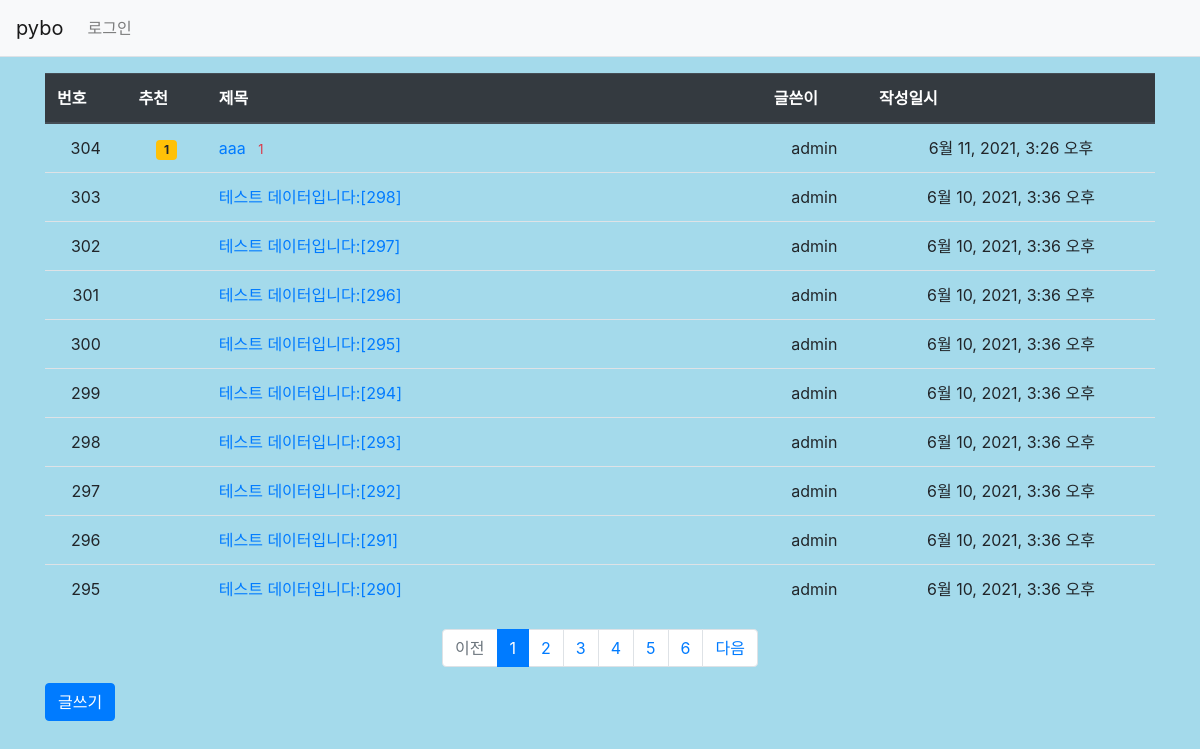
The page /pybo/ on the database as committed earlier.
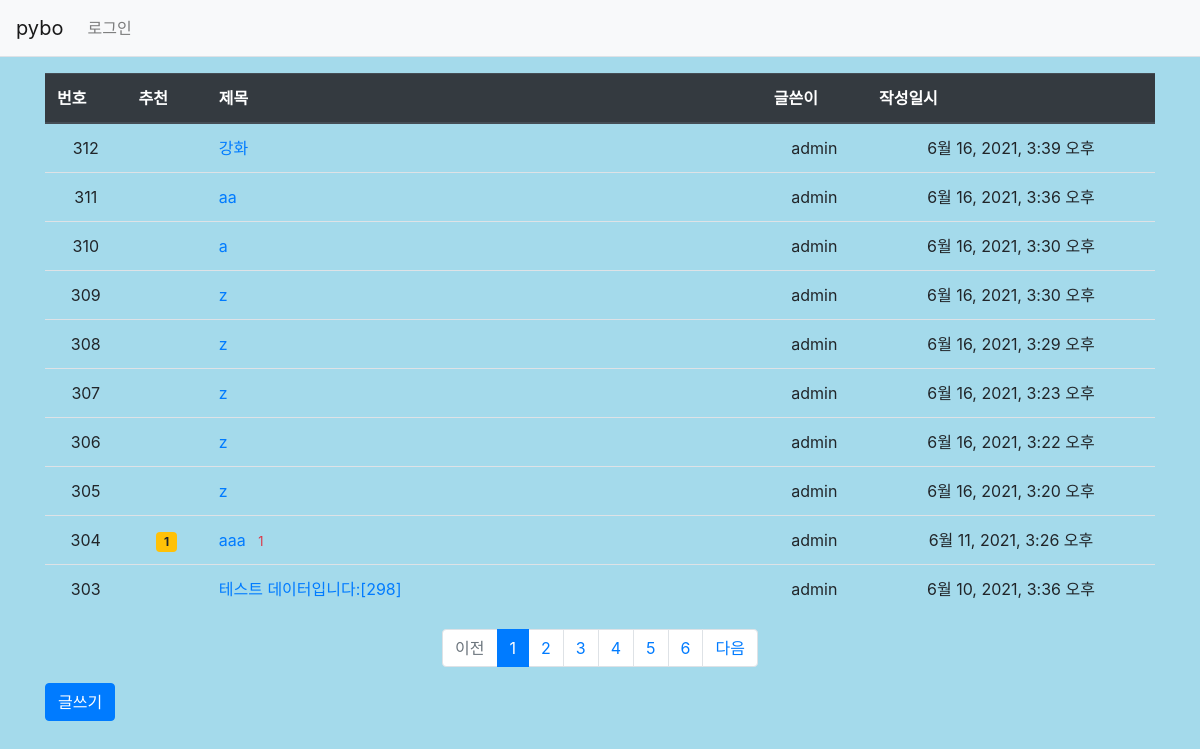
The same page on the database as committed later.
### pybo/models.py (models this page shows, shortened)
class Question(models.Model):
    author = models.ForeignKey(User, on_delete=models.CASCADE, related_name='author_question')
    subject = models.CharField(max_length=200)
    content = models.TextField()
    create_date = models.DateTimeField()
    modify_date = models.DateTimeField(null=True, blank=True)
    voter = models.ManyToManyField(User, related_name='voter_question')
    image = models.ImageField(upload_to='images/', blank=True, null=True)

### pybo/views/base_views.py (the view)
# urls.py: path('', base_views.index, name='index'),  # '/' 에 해당되는 path
def index(request):
    page = request.GET.get('page','1') # 페이지
    question_list = Question.objects.order_by('-create_date')
    paginator = Paginator(question_list, 10) #페이지당 10개씩 보여주기
    page_obj = paginator.get_page(page)
    context = {'question_list': page_obj}
    return render(request, 'pybo/question_list.html', context)

### pybo/templatetags/pybo_filter.py (called while the page is built)
@register.filter
def sub(value, arg):
    return value - arg

### templates/pybo/question_list.html
{% extends 'base.html' %}
{% block content %}
{% load pybo_filter %}
<div class="container my-3">
    <table class="table">
        <thead>
        <tr class="text center thead-dark">
            <th>번호</th>
            <th>추천</th>
            <th style="width:50%">제목</th>
            <th>글쓴이</th>
            <th>작성일시</th>
        </tr>
        </thead>
        <tbody>
        {% if question_list %}
        {% for question in question_list %}
        <tr class = "text-center">
            <td>{{ question_list.paginator.count|sub:question_list.start_index|sub:forloop.counter0|add:1 }}</td>
            <td>
                {% if question.voter.all.count > 0 %}
                <span class="badge badge-warning px-2 py-1">{{ question.voter.all.count }}</span>
                {% endif %}
            </td>
            <td class="text-left">
                <a href="{% url 'pybo:detail' question.id %}">{{ question.subject }}
                    {% if question.answer_set.count > 0 %}
                    <span class="text-danger small ml-2">
                        {{ question.answer_set.count }}
                    </span>
                    {% endif %}
                </a>
            </td>
            <td>{{ question.author.username }}</td>
            <td>{{ question.create_date }}</td>
        </tr>
        {% endfor %}
        {% else %}
        <tr>
            <td colspan="3">게시물이 없습니다.</td>
        </tr>
        {% endif %}
        </tbody>
    </table>
    <ul class="pagination justify-content-center">
        {% if question_list.has_previous %}
        <li class="page-item">
            <a class="page-link" href="?page={{ question_list.previous_page_number }}">이전</a>
        </li>
        {% else %}
        <li class="page-item disabled">
            <a class="page-link" tabindex="-1" aria-disabled="true" href="#">이전</a>
        </li>
        {% endif %}
        {% for page_number in question_list.paginator.page_range %}
        {% if page_number >= question_list.number|add:-5 and page_number <= question_list.number|add:5 %}
            {% if page_number == question_list.number %}
            <li class="page-item active" aria-current="page">
                <a class="page-link" href="?page={{ page_number }}">{{ page_number }}</a>
            </li>
            {% else %}
            <li class="page-item">
                <a class="page-link" href="?page={{ page_number }}">{{ page_number }}</a>
            </li>
            {% endif %}
        {% endif %}
        {% endfor %}
        {% if question_list.has_next %}
        <li class="page-item">
            <a class="page-link" href="?page={{ question_list.next_page_number }}">다음</a>
        </li>
        {% else %}
        <li class="page-item disabled">
            <a class="page-link" tabindex="-1" aria-disabled="true" href="#">다음</a>
        </li>
        {% endif %}
    </ul>
    <a href="{% url 'pybo:question_create' %}" class="btn btn-primary">
        글쓰기
    </a>
</div>
{% endblock %}

Rows that differ between the two databases and show on the page:
no longer on this page (row unchanged): Question: paginator.count|sub "302", subject "테스트 데이터입니다:[297]", author.username "admin", create_date "6월 10, 2021, 3:36 오후"
no longer on this page (row unchanged): Question: paginator.count|sub "301", subject "테스트 데이터입니다:[296]", author.username "admin", create_date "6월 10, 2021, 3:36 오후"
no longer on this page (row unchanged): Question: paginator.count|sub "300", subject "테스트 데이터입니다:[295]", author.username "admin", create_date "6월 10, 2021, 3:36 오후"
no longer on this page (row unchanged): Question: paginator.count|sub "299", subject "테스트 데이터입니다:[294]", author.username "admin", create_date "6월 10, 2021, 3:36 오후"
no longer on this page (row unchanged): Question: paginator.count|sub "298", subject "테스트 데이터입니다:[293]", author.username "admin", create_date "6월 10, 2021, 3:36 오후"
no longer on this page (row unchanged): Question: paginator.count|sub "297", subject "테스트 데이터입니다:[292]", author.username "admin", create_date "6월 10, 2021, 3:36 오후"
no longer on this page (row unchanged): Question: paginator.count|sub "296", subject "테스트 데이터입니다:[291]", author.username "admin", create_date "6월 10, 2021, 3:36 오후"
no longer on this page (row unchanged): Question: paginator.count|sub "295", subject "테스트 데이터입니다:[290]", author.username "admin", create_date "6월 10, 2021, 3:36 오후"
added Question: paginator.count|sub "312", subject "강화", author.username "admin", create_date "6월 16, 2021, 3:39 오후"
added Question: paginator.count|sub "311", subject "aa", author.username "admin", create_date "6월 16, 2021, 3:36 오후"
added Question: paginator.count|sub "310", subject "a", author.username "admin", create_date "6월 16, 2021, 3:30 오후"
added Question: paginator.count|sub "309", subject "z", author.username "admin", create_date "6월 16, 2021, 3:30 오후"
added Question: paginator.count|sub "308", subject "z", author.username "admin", create_date "6월 16, 2021, 3:29 오후"
added Question: paginator.count|sub "307", subject "z", author.username "admin", create_date "6월 16, 2021, 3:23 오후"
added Question: paginator.count|sub "306", subject "z", author.username "admin", create_date "6월 16, 2021, 3:22 오후"
added Question: paginator.count|sub "305", subject "z", author.username "admin", create_date "6월 16, 2021, 3:20 오후"
